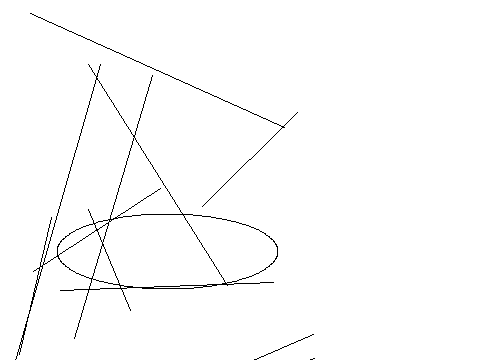

The script that saved this image:
from PIL import Image, ImageDraw
image1 = Image.new('RGB', (480, 360), '#ffffff')
draw = ImageDraw.Draw(image1)
c=[324,213,187,150]
draw.ellipse(c,'#ffffff','#000000')
c=[51,358,289,303]
draw.ellipse(c,'#ffffff','#000000')
c=[392,302,101,154]
draw.ellipse(c,'#ffffff','#000000')
c=[278,185,134,97]
draw.ellipse(c,'#ffffff','#000000')
c=[301,339,0,123]
draw.ellipse(c,'#ffffff','#000000')
c=[174,167,61,334]
draw.ellipse(c,'#ffffff','#000000')
c=[222,214,297,122]
draw.ellipse(c,'#ffffff','#000000')
c=[209,192,192,211]
draw.ellipse(c,'#ffffff','#000000')
c=[404,74,18,286]
draw.ellipse(c,'#ffffff','#000000')
c=[57,214,278,289]
draw.ellipse(c,'#ffffff','#000000')
c=[320,8,272,38]
draw.ellipse(c,'#ffffff','#000000')
l=[19,354,51,217]
draw.line(l,'#000000')
l=[16,462,313,334]
draw.line(l,'#000000')
l=[4,399,100,64]
draw.line(l,'#000000')
l=[82,430,314,358]
draw.line(l,'#000000')
l=[160,188,33,271]
draw.line(l,'#000000')
l=[273,282,60,290]
draw.line(l,'#000000')
l=[297,112,202,206]
draw.line(l,'#000000')
l=[284,127,30,13]
draw.line(l,'#000000')
l=[88,209,130,310]
draw.line(l,'#000000')
l=[74,338,152,75]
draw.line(l,'#000000')
l=[227,285,88,64]
draw.line(l,'#000000')
image1.save('Artist74.png')